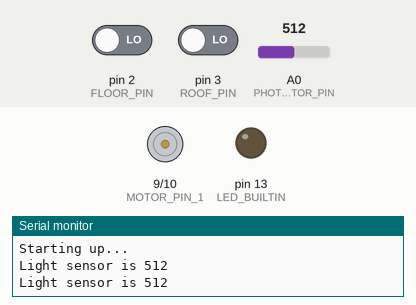
This sketch was run on a simulated Arduino Nano, built with avr-gcc and run on an emulated ATmega328P. On the bench: motor-driver pin pairs drawn as motors (green arrow = first pin HIGH = forward, orange = second pin HIGH = backward, longer = more drive), output pins drawn as LEDs (lit = HIGH), the last lines printed to the serial monitor. The inputs (shaded band) are chosen by the test bench; at power-on: A0 (PHOTORESISTOR_PIN) = 512, pin 2 (FLOOR_PIN) LOW, pin 3 (ROOF_PIN) LOW.

Above: at 2.8 s.
2.9 s: A0 (PHOTORESISTOR_PIN) set to 105
4.4 s: A0 (PHOTORESISTOR_PIN) set to 96
At 5.5 s:
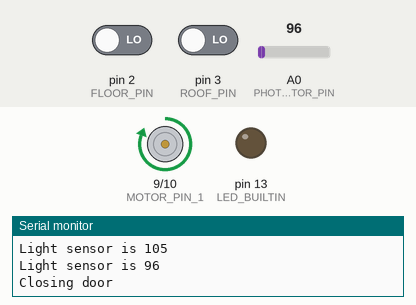
Timing chart, 0 to 7.4 s (numbered marks = the images above; inputs shaded):
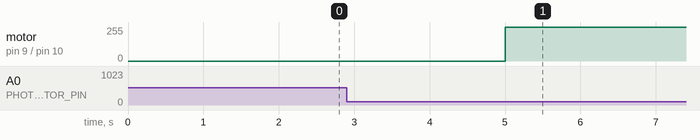

Measured:
- the behaviour switches between 101 and 100 on A0 (PHOTORESISTOR_PIN) (found by bisection; images 0 and 1)
- after the input at 4.4 s, motor on pin 9 (MOTOR_PIN_1) / pin 10 (MOTOR_PIN_2): stopped → forward 255/255 after 0.60 s

The sketch:

main.ino
```cpp
#include <LowPower.h>

// misc defines
#define DOWN true
#define UP false

// Configurables
// Time to sleep after moving door (seconds)
#define SLEEPTIME 600
// Threshold before it is considered 'morning'
#define LIGHT_THRESHOLD 100
// Threshold before it is considered 'night'
#define DARK_THRESHOLD 100

// Pins
#define ROOF_PIN 3
#define FLOOR_PIN 2
#define MOTOR_PIN_1 9
#define MOTOR_PIN_2 10
#define PHOTORESISTOR_PIN A0

int sensorValue = 0;
boolean doorStatus;

void setup()
{
  pinMode(MOTOR_PIN_1, OUTPUT);
  pinMode(MOTOR_PIN_2, OUTPUT);
  pinMode(ROOF_PIN, INPUT);
  pinMode(FLOOR_PIN, INPUT);
  pinMode(LED_BUILTIN, OUTPUT);

  digitalWrite(MOTOR_PIN_1, LOW);
  digitalWrite(MOTOR_PIN_2, LOW);

  // Set door status depending on which pin is pressed
  doorStatus = digitalRead(ROOF_PIN);

  Serial.begin(9600);
  Serial.println("Starting up...");
}

void loop()
{
  // Sleep for a second
  delay(1000);

  sensorValue = analogRead(A0);
  Serial.print("Light sensor is ");
  Serial.println(sensorValue);

  //if it is daylight, & the last action is NOT opening, open the door
  if (sensorValue >= LIGHT_THRESHOLD && doorStatus == DOWN){
    moveDoor(UP);
    doorStatus = UP;
    // Now we sleep for some time to prevent 'flickering'
    delay(500);
    lowPowerSleep(SLEEPTIME);
  }

  //if it is night, & the last action is NOT closing, close the door
  if (sensorValue <= DARK_THRESHOLD && doorStatus == UP){
    moveDoor(DOWN);
    doorStatus = DOWN;
    // Now we sleep for some time to prevent 'flickering'
    delay(500);
    lowPowerSleep(SLEEPTIME);
  }
}

// Idea is to turn on the motor in the correct direction
// Then keep polling to see if the button is pressed or the time is up

void moveDoor(boolean direction){
  if (direction == DOWN){
    Serial.println("Closing door");
    digitalWrite(MOTOR_PIN_1, HIGH);
  }
  if (direction == UP){
    Serial.println("Opening door");
    digitalWrite(MOTOR_PIN_2, HIGH);
  }

  // Wait for two seconds to clear the switch
  delay(2000);

  byte roofSwitch = LOW;
  byte floorSwitch = LOW;
  while(1){
    roofSwitch = digitalRead(ROOF_PIN);
    floorSwitch = digitalRead(FLOOR_PIN);
    if (roofSwitch == HIGH || floorSwitch == HIGH){
      Serial.print("Stopping door because ");
      if (roofSwitch == HIGH){
        Serial.print("roof");
      } else {
        Serial.print("floor");
      }
      Serial.println(" switch is closed");
      break;
    }
  }

  digitalWrite(MOTOR_PIN_1, LOW);
  digitalWrite(MOTOR_PIN_2, LOW);
}

void lowPowerSleep(int n){
  // Call the LowPower.idle() function n times
  // This allows us to have low-power idle for
  // more than the pre-defined timings
  int i;
  for (i = 0; i < n; i++){
    LowPower.idle(SLEEP_1S, ADC_OFF, TIMER2_OFF, TIMER1_OFF, TIMER0_OFF,
                  SPI_OFF, USART0_OFF, TWI_OFF);
  }
}
```
